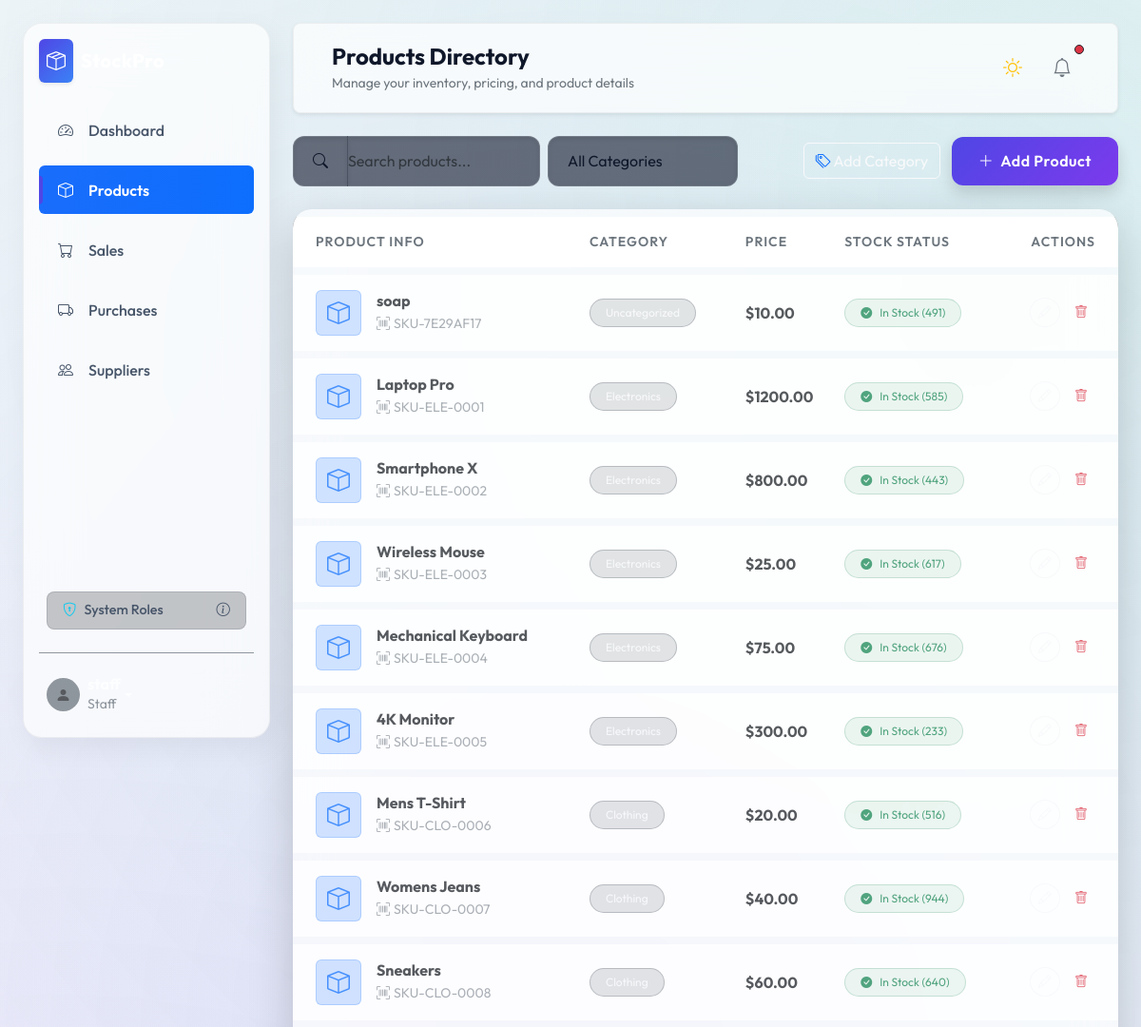
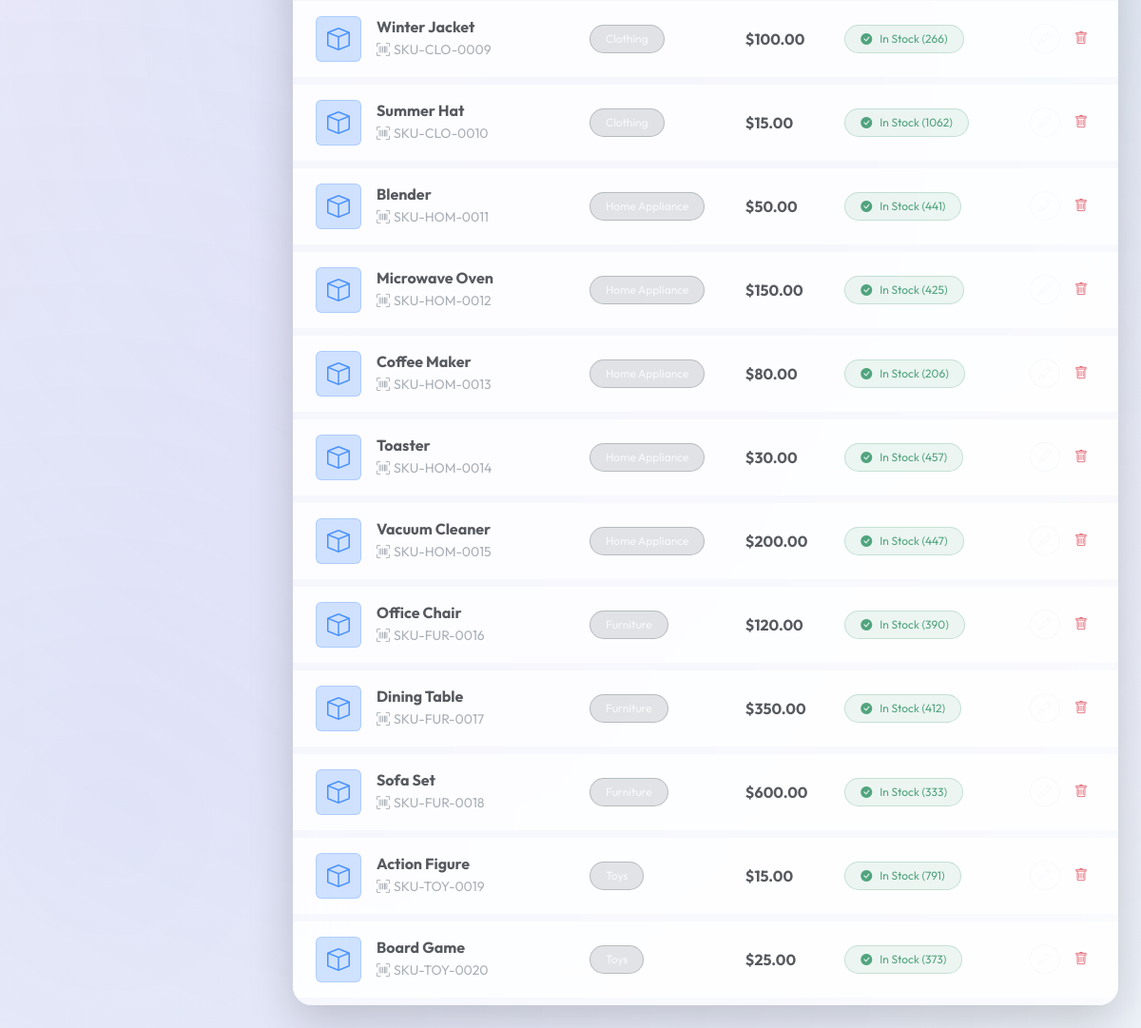
The app's page /products/ (signed in) with its own data (2 pictures, top to bottom).
### models.py (models this page shows, shortened)
class User(UserMixin, db.Model):
    id = db.Column(db.Integer, primary_key=True)
    username = db.Column(db.String(64), index=True, unique=True, nullable=False)
    email = db.Column(db.String(120), index=True, unique=True, nullable=False)
    password_hash = db.Column(db.String(256))
    role = db.Column(db.String(20), default='Staff') # Admin, Manager, Staff
    created_at = db.Column(db.DateTime, default=datetime.utcnow)

class Product(db.Model):
    id = db.Column(db.Integer, primary_key=True)
    name = db.Column(db.String(150), nullable=False)
    sku = db.Column(db.String(50), unique=True, nullable=False)
    description = db.Column(db.Text)
    base_price = db.Column(db.Float, nullable=False)
    category_id = db.Column(db.Integer, db.ForeignKey('category.id'))
    supplier_id = db.Column(db.Integer, db.ForeignKey('supplier.id'))
    available_stock = db.Column(db.Integer, default=0)
    reserved_stock = db.Column(db.Integer, default=0)
    damaged_stock = db.Column(db.Integer, default=0)
    minimum_threshold = db.Column(db.Integer, default=10)
    image_url = db.Column(db.String(200), default='default_product.png')
    created_at = db.Column(db.DateTime, default=datetime.utcnow)
    sale_items = db.relationship('SaleItem', backref='product', lazy=True)
    purchase_items = db.relationship('PurchaseItem', backref='product', lazy=True)
    @property
    def stock_status(self):
        if self.available_stock <= 0:
            return "Out of Stock"
        elif self.available_stock <= self.minimum_threshold:
            return "Low Stock"
        return "In Stock"

class Category(db.Model):
    id = db.Column(db.Integer, primary_key=True)
    name = db.Column(db.String(100), unique=True, nullable=False)
    description = db.Column(db.Text)
    products = db.relationship('Product', backref='category', lazy='dynamic')

### routes/products.py (the view)
@products_bp.route('/')
@login_required
def index():
    query = request.args.get('q', '')
    category_id = request.args.get('category_id')
    low_stock = request.args.get('low_stock')
    base_query = Product.query
    if query:
        base_query = base_query.filter(
            Product.name.ilike(f'%{query}%') | Product.sku.ilike(f'%{query}%')
        )
    if category_id:
        base_query = base_query.filter_by(category_id=category_id)
    products = base_query.all()
    if low_stock == '1':
        products = [p for p in products if p.stock_status in ['Low Stock', 'Out of Stock']]
    categories = Category.query.all()
    return render_template('products/index.html', products=products, categories=categories, query=query, selected_category=category_id, low_stock=low_stock)

### models.py (called while the page is built)
@login_manager.user_loader
def load_user(id):
    return User.query.get(int(id))

### templates/products/index.html (shortened to what this page needs)
{% extends "layout.html" %}
{% block page_title %}Products Directory{% endblock %}
{% block page_subtitle %}Manage your inventory, pricing, and product details{% endblock %}
{% block content %}
<div class="row mb-4">
    <div class="col-12 d-flex justify-content-between align-items-center">
        <form method="GET" action="{{ url_for('products.index') }}" class="d-flex gap-2">
            <div class="input-group" style="max-width: 300px;">
                <span class="input-group-text bg-transparent border-end-0 premium-input border-secondary text-secondary" style="background: rgba(15, 23, 42, 0.6) !important;">
                    <i class="bi bi-search"></i>
                </span>
                <input type="text" name="q" value="{{ query }}" class="form-control premium-input border-start-0 ps-0" placeholder="Search products..." style="background: rgba(15, 23, 42, 0.6) !important;" onchange="this.form.submit()">
            </div>
            <select name="category_id" class="form-select premium-input text-white" style="max-width: 200px; background: rgba(15, 23, 42, 0.6) !important;" onchange="this.form.submit()">
                <option value="" class="text-dark">All Categories</option>
            </select>
        </form>
        <div>
            <button class="btn btn-outline-light me-2" data-bs-toggle="modal" data-bs-target="#addCategoryModal">
                <i class="bi bi-tags text-primary"></i> Add Category
            </button>
            <a href="{{ url_for('products.add') }}" class="btn premium-btn shadow">
                <i class="bi bi-plus-lg me-1"></i> Add Product
            </a>
        </div>
    </div>
</div>
<div class="glass-card p-0 overflow-hidden shadow-lg border-0 shadow">
    <table class="table table-hover table-borderless text-white mb-0 align-middle">
        <thead class="bg-dark bg-opacity-75">
            <tr>
                <th class="ps-4 py-3 fw-semibold text-secondary text-uppercase small" style="letter-spacing: 1px;">Product Info</th>
                <th class="py-3 fw-semibold text-secondary text-uppercase small" style="letter-spacing: 1px;">Category</th>
                <th class="py-3 fw-semibold text-secondary text-uppercase small" style="letter-spacing: 1px;">Price</th>
                <th class="py-3 fw-semibold text-secondary text-uppercase small" style="letter-spacing: 1px;">Stock Status</th>
                <th class="text-end pe-4 py-3 fw-semibold text-secondary text-uppercase small" style="letter-spacing: 1px;">Actions</th>
            </tr>
        </thead>
        <tbody class="border-top border-secondary opacity-75">
            {% for product in products %}
            <tr style="transition: background-color 0.2s; cursor: pointer;" onmouseover="this.style.backgroundColor='rgba(255,255,255,0.05)'" onmouseout="this.style.backgroundColor='transparent'">
                <td class="ps-4 py-3">
                    <div class="d-flex align-items-center">
                        <div class="bg-primary bg-opacity-25 rounded p-2 me-3 d-flex align-items-center justify-content-center border border-primary border-opacity-25" style="width: 48px; height: 48px;">
                            <i class="bi bi-box text-primary fs-4"></i>
                        </div>
                        <div>
                            <h6 class="mb-0 fw-bold">{{ product.name }}</h6>
                            <small class="text-secondary opacity-75 d-flex align-items-center mt-1">
                                <i class="bi bi-upc-scan me-1"></i> {{ product.sku }}
                            </small>
                        </div>
                    </div>
                </td>
                <td>
                    <span class="badge bg-secondary bg-opacity-25 text-light border border-secondary border-opacity-50 px-3 py-2 rounded-pill fw-normal">
                        {{ product.category.name if product.category else 'Uncategorized' }}
                    </span>
                </td>
                <td>
                    <strong class="fs-6 d-block">${{ "%.2f"|format(product.base_price) }}</strong>
                </td>
                <td>
                    {% if product.stock_status == 'In Stock' %}
                        <span class="badge bg-success bg-opacity-10 text-success border border-success border-opacity-25 px-3 py-2 rounded-pill fw-normal d-inline-flex align-items-center"><i class="bi bi-check-circle-fill me-2"></i> In Stock ({{ product.available_stock }})</span>
                    {% elif product.stock_status == 'Low Stock' %}
                        <span class="badge bg-warning bg-opacity-10 text-warning border border-warning border-opacity-25 px-3 py-2 rounded-pill fw-normal d-inline-flex align-items-center"><i class="bi bi-exclamation-triangle-fill me-2"></i> Low Stock ({{ product.available_stock }})</span>
                    {% else %}
                        <span class="badge bg-danger bg-opacity-10 text-danger border border-danger border-opacity-25 px-3 py-2 rounded-pill fw-normal d-inline-flex align-items-center"><i class="bi bi-x-circle-fill me-2"></i> Out of Stock</span>
                    {% endif %}
                </td>
                <td class="text-end pe-4">
                    <button class="btn btn-sm btn-outline-light rounded-circle me-1 hover-bg-glass" title="Edit"><i class="bi bi-pencil"></i></button>
                    <button class="btn btn-sm btn-outline-danger border-0 rounded-circle" title="Delete"><i class="bi bi-trash"></i></button>
                </td>
            </tr>
            {% endfor %}
        </tbody>
    </table>
</div>
{% endblock %}

### templates/layout.html (shortened to what this page needs)
{% extends "base.html" %}
{% block body %}
<div class="sidebar d-flex flex-column p-3">
    <a href="{{ url_for('dashboard.index') }}" class="d-flex align-items-center mb-4 me-md-auto text-white text-decoration-none">
        <div class="bg-primary rounded p-2 me-2 shadow-sm" style="background: linear-gradient(135deg, var(--primary-color), #3b82f6) !important;">
            <i class="bi bi-box-seam fs-5 text-white"></i>
        </div>
        <span class="fs-5 fw-bold" style="letter-spacing: 0.5px;">StockPro</span>
    </a>
    <ul class="nav nav-pills flex-column mb-auto gap-1">
        <li class="nav-item">
            <a href="{{ url_for('dashboard.index') }}" class="nav-link {% if request.endpoint == 'dashboard.index' %}active{% endif %}">
                <i class="bi bi-speedometer2"></i> Dashboard
            </a>
        </li>
        <li>
            <a href="{{ url_for('products.index') }}" class="nav-link {% if request.endpoint and request.endpoint.startswith('products.') %}active{% endif %}">
                <i class="bi bi-box"></i> Products
            </a>
        </li>
        <li>
            <a href="{{ url_for('sales.index') }}" class="nav-link {% if request.endpoint and request.endpoint.startswith('sales.') %}active{% endif %}">
                <i class="bi bi-cart"></i> Sales
            </a>
        </li>
        <li>
            <a href="{{ url_for('purchases.index') }}" class="nav-link {% if request.endpoint and request.endpoint.startswith('purchases.') %}active{% endif %}">
                <i class="bi bi-truck"></i> Purchases
            </a>
        </li>
        <li>
            <a href="{{ url_for('suppliers.index') }}" class="nav-link {% if request.endpoint and request.endpoint.startswith('suppliers.') %}active{% endif %}">
                <i class="bi bi-people"></i> Suppliers
            </a>
        </li>
    </ul>
    <div class="mt-auto pt-3 px-2">
        <a href="#" class="nav-link py-2 px-3 border border-secondary border-opacity-25 rounded-3 d-flex justify-content-between align-items-center bg-dark bg-opacity-25" style="font-size: 0.9rem;" data-bs-toggle="modal" data-bs-target="#rolesModal">
            <span class="d-flex align-items-center gap-2"><i class="bi bi-shield-lock text-info"></i> System Roles</span>
            <i class="bi bi-info-circle"></i>
        </a>
    </div>
    <div class="mt-3 pt-3 border-top border-secondary opacity-75">
        <div class="dropdown">
            <a href="#" class="d-flex align-items-center text-white text-decoration-none dropdown-toggle p-2 rounded hover-bg-glass" id="dropdownUser1" data-bs-toggle="dropdown" aria-expanded="false" style="transition: all 0.3s;">
                <div class="bg-secondary rounded-circle d-flex align-items-center justify-content-center me-2" style="width: 35px; height: 35px;">
                    <i class="bi bi-person-fill text-dark"></i>
                </div>
                <div>
                    <strong class="d-block lh-1">{{ current_user.username }}</strong>
                    <small class="text-secondary">{{ current_user.role }}</small>
                </div>
            </a>
        </div>
    </div>
</div>
<div class="main-content">
    <div class="topbar rounded-3 mb-4 d-flex justify-content-between align-items-center shadow-sm">
        <div>
            <h4 class="mb-0 fw-bold">{% block page_title %}Dashboard{% endblock %}</h4>
            <small class="text-secondary">{% block page_subtitle %}Welcome back, {{ current_user.username }}{% endblock %}</small>
        </div>
        <div class="d-flex align-items-center gap-3">
            <div id="themeToggleBtn" class="position-relative cursor-pointer p-2 rounded-circle hover-bg-glass" style="transition: all 0.2s; cursor: pointer;">
                <i class="bi bi-moon-stars fs-5 text-secondary" id="themeIcon"></i>
            </div>
            <div class="position-relative cursor-pointer p-2 rounded-circle hover-bg-glass" style="transition: all 0.2s;">
                <i class="bi bi-bell fs-5 text-secondary"></i>
                <span class="position-absolute top-0 start-100 translate-middle p-1 bg-danger border border-dark rounded-circle mt-1 ms-n1">
                </span>
            </div>
        </div>
    </div>
    {% block content %}{% endblock %}
</div>
{% endblock %}

### templates/base.html (shortened to what this page needs)
<!DOCTYPE html>
<html lang="en">
<head>
    <link href="https://cdn.jsdelivr.net/npm/bootstrap@5.3.0/dist/css/bootstrap.min.css" rel="stylesheet">
    <link href="https://cdn.jsdelivr.net/npm/bootstrap-icons@1.10.5/font/bootstrap-icons.css" rel="stylesheet">
    <link href="{{ url_for('static', filename='css/style.css') }}" rel="stylesheet">
</head>
<body class="theme-transition">
    {% block body %}{% endblock %}
</body>
</html>

### records on screen
User: role "Staff"
Product: name "soap", sku "SKU-7E29AF17", category "Uncategorized", base_price "10.00", available_stock "491"
Product: name "Laptop Pro", sku "SKU-ELE-0001", category "Electronics", base_price "1200.00", available_stock "585"
Product: name "Smartphone X", sku "SKU-ELE-0002", category "Electronics", base_price "800.00", available_stock "443"
Product: name "Wireless Mouse", sku "SKU-ELE-0003", category "Electronics", base_price "25.00", available_stock "617"
Product: name "Mechanical Keyboard", sku "SKU-ELE-0004", category "Electronics", base_price "75.00", available_stock "676"
Product: name "4K Monitor", sku "SKU-ELE-0005", category "Electronics", base_price "300.00", available_stock "233"
Product: name "Mens T-Shirt", sku "SKU-CLO-0006", category "Clothing", base_price "20.00", available_stock "516"
Product: name "Womens Jeans", sku "SKU-CLO-0007", category "Clothing", base_price "40.00", available_stock "944"
Product: name "Sneakers", sku "SKU-CLO-0008", category "Clothing", base_price "60.00", available_stock "640"
Product: name "Winter Jacket", sku "SKU-CLO-0009", category "Clothing", base_price "100.00", available_stock "266"
Product: name "Summer Hat", sku "SKU-CLO-0010", category "Clothing", base_price "15.00", available_stock "1062"
Product: name "Blender", sku "SKU-HOM-0011", category "Home Appliance", base_price "50.00", available_stock "441"
Product: name "Microwave Oven", sku "SKU-HOM-0012", category "Home Appliance", base_price "150.00", available_stock "425"
Product: name "Coffee Maker", sku "SKU-HOM-0013", category "Home Appliance", base_price "80.00", available_stock "206"
Product: name "Toaster", sku "SKU-HOM-0014", category "Home Appliance", base_price "30.00", available_stock "457"
Product: name "Vacuum Cleaner", sku "SKU-HOM-0015", category "Home Appliance", base_price "200.00", available_stock "447"
Product: name "Office Chair", sku "SKU-FUR-0016", category "Furniture", base_price "120.00", available_stock "390"
Product: name "Dining Table", sku "SKU-FUR-0017", category "Furniture", base_price "350.00", available_stock "412"
Product: name "Sofa Set", sku "SKU-FUR-0018", category "Furniture", base_price "600.00", available_stock "333"
Product: name "Action Figure", sku "SKU-TOY-0019", category "Toys", base_price "15.00", available_stock "791"
Product: name "Board Game", sku "SKU-TOY-0020", category "Toys", base_price "25.00", available_stock "373"
